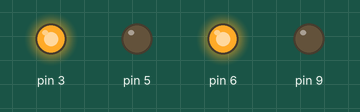
Recording of a sketch running on a simulated Arduino Uno, built with avr-gcc and run on an emulated ATmega328P. Shown: output pins drawn as LEDs (lit = HIGH).

Above: at 1.0 s.
At 3.0 s:
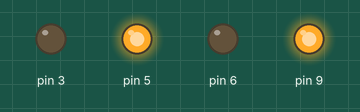
At 5.0 s:
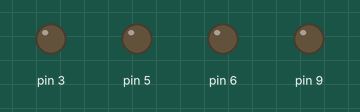
At 7.0 s:
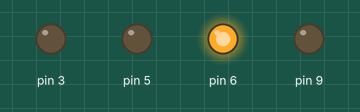
At 9.0 s:
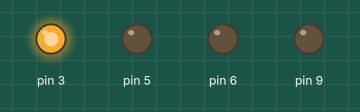
Timing chart, 0 to 13.0 s (numbered marks = the images above):
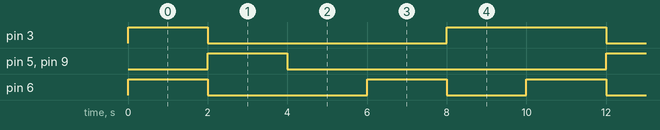

Measured:
- by itself, pin 3: repeats every 10.0 s: LOW 6.0 s, HIGH 4.0 s
- by itself, pin 5, pin 9: alternates HIGH for 2.0 s and LOW for 8.0 s
- by itself, pin 6: repeats every 10.0 s: LOW 4.0 s, HIGH 2.0 s, LOW 2.0 s, HIGH 2.0 s

The sketch:

botmovementwithpwersupply.ino.ino
```cpp
int rmp=3;
int rmn=5;
int lmp=6;
int lnm=9;
void setup() {
  pinMode(3,OUTPUT);
  pinMode(5,OUTPUT);
  pinMode(6,OUTPUT);
  pinMode(9,OUTPUT);


}

void loop() {
  digitalWrite(3,1);
  digitalWrite(5,0);
  digitalWrite(6,1);
  digitalWrite(9,0);
  delay(2000);
  digitalWrite(3,0);
  digitalWrite(5,1);
  digitalWrite(6,0);
  digitalWrite(9,1);
  delay(2000);
  digitalWrite(3,0);
  digitalWrite(5,0);
  digitalWrite(6,0);
  digitalWrite(9,0);
  delay(2000);
  digitalWrite(3,0);
  digitalWrite(5,0);
  digitalWrite(6,1);
  digitalWrite(9,0);
  delay(2000);
  digitalWrite(3,1);
  digitalWrite(5,0);
  digitalWrite(6,0);
  digitalWrite(9,0);
  delay(2000);
}
```
